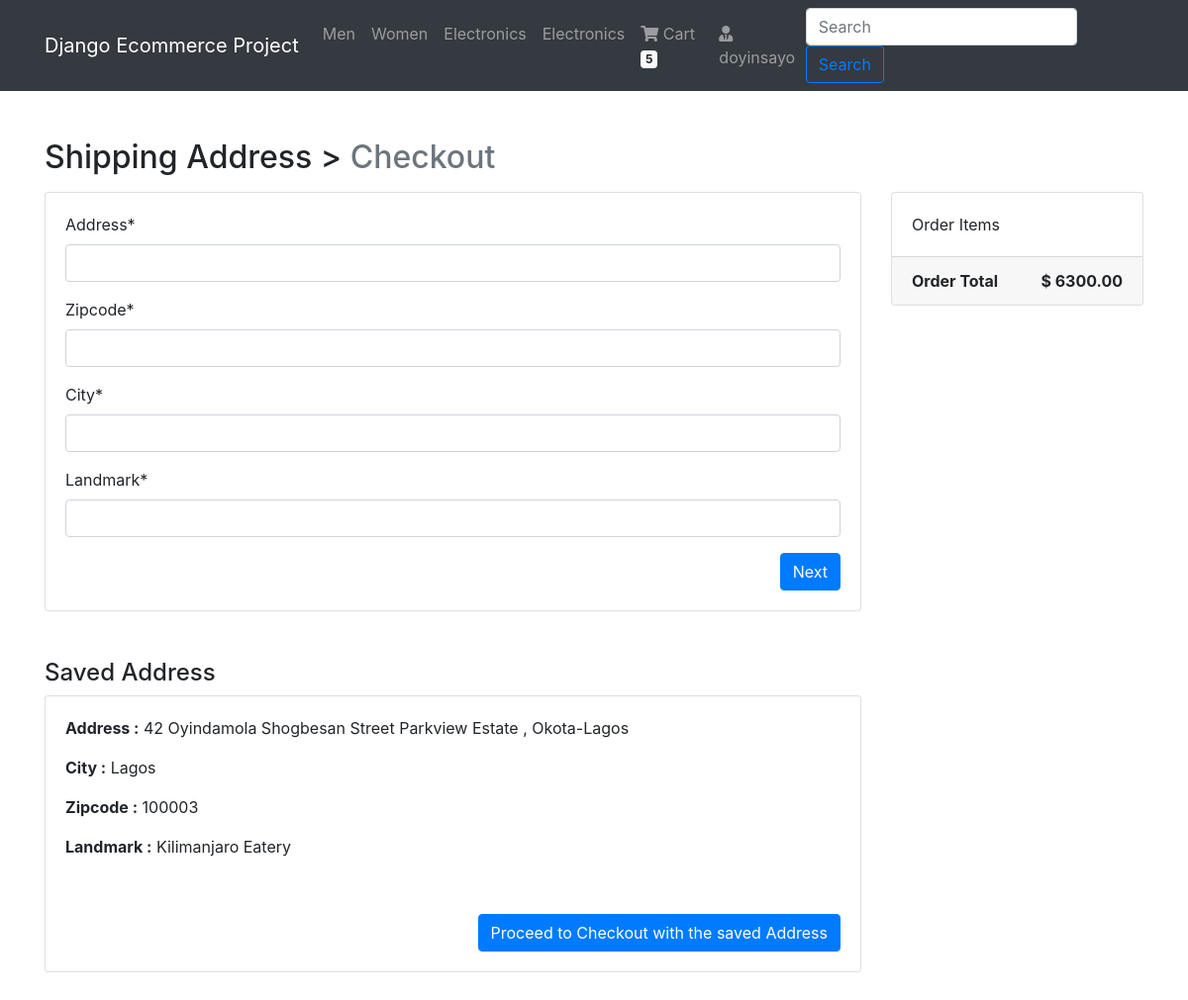
Screenshot of /checkout/ (signed in) with the database file from the repository.
### cart/models.py (models this page shows, shortened)
class Order(models.Model):
    orderitems  = models.ManyToManyField(Cart)
    user = models.ForeignKey(User, on_delete=models.CASCADE)
    ordered = models.BooleanField(default=False)
    created = models.DateTimeField(auto_now_add=True)
    paymentId = models.CharField(max_length=200, blank=True , null=True)
    orderId = models.CharField(max_length=200, blank=True, null=True)
    def get_totals(self):
        total = 0
        for order_item in self.orderitems.all():
            total += order_item.get_total()
        return total

### checkout/models.py (models this page shows, shortened)
class BillingAddress(models.Model):
	user = models.ForeignKey(User, on_delete=models.CASCADE)
	address = models.CharField(max_length=100)
	zipcode = models.CharField(max_length=50)
	country = CountryField(multiple=False,default='COUNTRY',max_length=250)
	city = models.CharField(max_length=30)
	landmark = models.CharField(max_length=50)
	class Meta:
		verbose_name_plural = "Billing Addresses"

### checkout/views.py (the view, shortened to what this page needs)
# urls.py: path('',include('checkout.urls', namespace='checkout'))
def checkout(request):
	form = BillingForm
	order_qs = Order.objects.filter(user= request.user, ordered=False)
	order_items = order_qs[0].orderitems.all()
	order_total = order_qs[0].get_totals()
	context = {"form": form, "order_items": order_items, "order_total": order_total}
	saved_address = BillingAddress.objects.filter(user = request.user)
	if saved_address.exists():
		savedAddress = saved_address.first()
		context = {"form": form, "order_items": order_items, "order_total": order_total, "savedAddress": savedAddress}
	return render(request, 'checkout/index.html', context)

### cart/models.py (called while the page is built)
    def get_total(self):
        total = self.item.price * self.quantity
        floattotal = float("{0:.2f}".format(total))
        return floattotal

### cart/templatetags/cart_tag.py (called while the page is built)
@register.filter
def cart_total(user):
    order = Order.objects.filter(user=user, ordered=False)
    if order.exists():
    	return order[0].orderitems.count()
    else:
    	return 0

### checkout/templates/checkout/index.html (shortened to what this page needs)
{% extends 'products/base.html' %}
{% load crispy_forms_tags %}
{% block content %}
<div class="container mt-5">
  <h2 class="mb-3">Shipping Address > <span class="text-muted">Checkout</span></h2>
  <div class="row">
    <div class="col-md-9">
     <div class="card mb-5" style="height: auto">
       <div class="card-body">
          <form method="POST">
         {{ form | crispy}}
          <button type="submit" class="btn btn-primary float-right">Next</button>
          </form>
       </div>
     </div>
      {% if savedAddress %}
      <h4>Saved Address</h4>
      <div class="card mb-5" style="height: auto">
        <div class="card-body">
          <p><b>Address :</b> {{ savedAddress.address }}</p>
          <p><b>City :</b> {{ savedAddress.city }}</p>
          <p><b>Zipcode :</b> {{ savedAddress.zipcode }}</p>
          <p><b>Landmark :</b> {{ savedAddress.landmark }}</p>
        </div>
        <div class="card-body">
           <a href="{% url 'checkout:payment' %}" class="btn btn-primary float-right">Proceed to Checkout with the saved Address</a>
        </div>
      </div>
      {% endif %}
    </div>
    <div class="col-md-3">
      <div class="card" style="height: auto">
        <div class="card-body">
         Order Items
        </div>
           <div class="card-footer">
            <span class="float-left"><b>Order Total</b></span>
            <span class="float-right"><b>$ {{ order_total | floatformat:2 }}</b></span>
          </div>
      </div>
    </div>
  </div>
</div>
{% endblock %}

### products/templates/products/navbar.html (shortened to what this page needs)
{% load cart_tag %}
<nav class="navbar navbar-expand-lg navbar-dark bg-dark">
  <div class="container">
  <a class="navbar-brand" href="/">Django Ecommerce Project</a>
  <div class="collapse navbar-collapse" id="navbarNav">
    <ul class="navbar-nav">
      <li {% if request.path == 'contact' %}class="nav-item active"{% else %}class="nav-item"{% endif %}>
        <a class="nav-link" href="#">Men <span class="sr-only">(current)</span></a>
      </li>
      <li class="nav-item">
        <a class="nav-link" href="#">Women</a>
      </li>
      <li class="nav-item">
        <a class="nav-link" href="#">Electronics</a>
      </li>
       <li class="nav-item">
        <a class="nav-link" href="#">Electronics</a>
      </li>
      {% if request.user.is_authenticated %}
      <li class="nav-item">
        <a class="nav-link" href="{% url 'products:cart-home' %}">
          <i class="fa fa-shopping-cart"></i> Cart
          <span class="badge badge-light">{{ request.user| cart_total }}</span>
        </a>
      </li>
       <li class="nav-item">
        <a class="nav-link" href="#">
          <i class="fas fa-user-tie"></i> {{ request.user.username }}
        </a>
      </li>
      {% else %}
       <li class="nav-item">
        <a  class="btn btn-primary" href="/accounts/login/">Login / Register</a>
      </li>
      {% endif %}
    </ul>
    <form class="form-inline my-2 my-lg-0">
      <input class="form-control mr-sm-2" type="search" placeholder="Search" aria-label="Search">
      <button class="btn btn-outline-primary my-2 my-sm-0" type="submit">Search</button>
    </form>
  </div>
  </div>
</nav>

### products/templates/products/base.html (style rules this page uses)
.card { height: 350px; }

### rows the page displays
BillingAddress: address "42 Oyindamola Shogbesan Street Parkview Estate , Okota-Lagos", city "Lagos", zipcode "100003", landmark "Kilimanjaro Eatery"

### other values shown
{{ request.user| cart_total }} "5"
{{ request.user.username }} "doyinsayo"
{{ order_total | floatformat:2 }} "6300.00"
